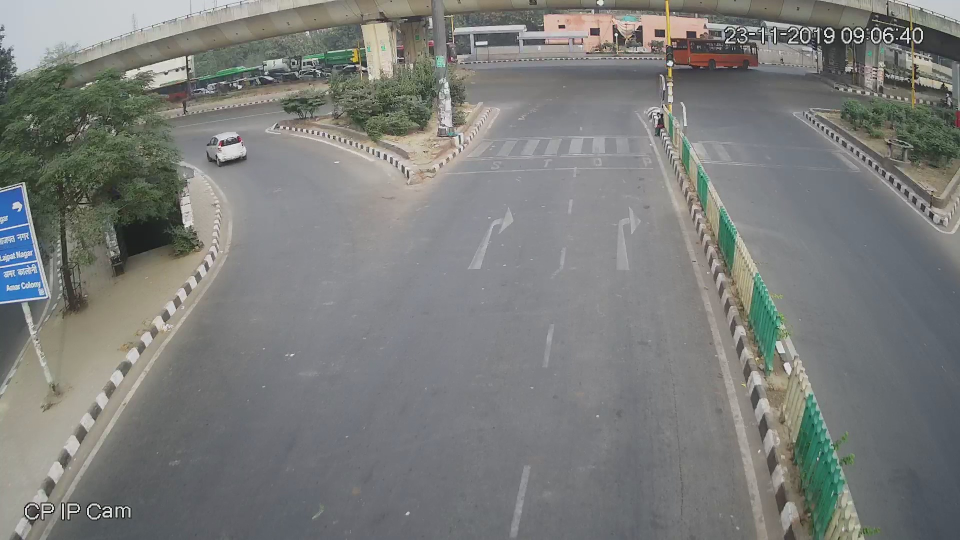
//> input picture empty.jpg, 1920 x 1080 px (shown at 1/2 size)
$ ./density   (built with g++ and OpenCV 4)
//> lines starting //> are read from the running program, lines starting //| are printed output that depends on the picture
#include <iostream>
#include <sstream>
#include <opencv2/imgcodecs.hpp>
#include <opencv2/imgproc.hpp>
#include <opencv2/videoio.hpp>
#include <opencv2/highgui.hpp>
#include <opencv2/video.hpp>
#include<fstream>
using namespace cv;
using namespace std;

vector<Point2f> userparameter;							// To store the points clicked by user
void mousefunction(int event,int x,int y,int flags,void* parameters)		// To record every left click
{
	if(event == EVENT_LBUTTONDOWN)
		userparameter.push_back(Point2f(x,y));
}

int main(int argc, char* argv[])
{
	Mat background;
	background = imread("./empty.jpg");
//> background is the input picture: 1080 rows x 1920 cols, CV_8UC3; mean B, G, R 122.8, 125, 123.3
	if(!background.data)
	{
		cout<<"Image not found, you can download from https://www.cse.iitd.ac.in/~rijurekha/cop290_2021/empty.jpg or https://www.cse.iitd.ac.in/~rijurekha/cop290_2021/traffic.jpg or simply name path variable in code \n";
		return -1;
	}

	imshow("Original Frame",background);
	int parameter = 50;							// max number of mouse calls
  	setMouseCallback("Original Frame",mousefunction,&parameter);
  	waitKey(0);								// press any key to proceed
//> the left mouse button is pressed and released at (480, 270)
//> the left mouse button is pressed and released at (1440, 270)
//> the left mouse button is pressed and released at (1440, 810)
//> the left mouse button is pressed and released at (480, 810)
  	destroyAllWindows();							// destroyes all opened windows

  	if(userparameter.size()<4)						// ensures 4 points are considered
  	{
  		cout<<"Lesser points selected than expected.. Terminating";
  		return -1;
  	}
  	if(userparameter.size()>4)
  	{
  		cout<<"More points selected than expected.. Taking first four points into account";
  	}
  	userparameter.resize(4);

	vector<Point2f> finalparameter;					//vector for destination coordinates
	finalparameter.push_back(Point2f(472,52));
	finalparameter.push_back(Point2f(472,830));
	finalparameter.push_back(Point2f(800,830));
	finalparameter.push_back(Point2f(800,52));

	Mat back_homo,back_final;					// intermediate homographic image,final cropped image
	Mat matrix = getPerspectiveTransform(userparameter,finalparameter);
	warpPerspective(background,back_homo,matrix,background.size());
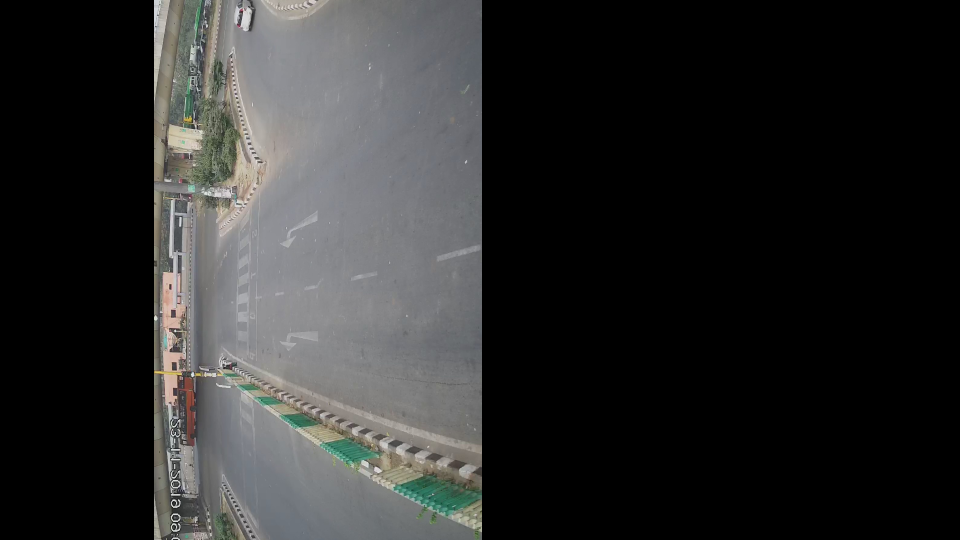
//> back_homo: 1080 rows x 1920 cols, CV_8UC3 (shown at 1/2 size); mean B, G, R 43.4, 43.7, 43.4
	Rect crop_region(472,52,328,778);
	back_final = back_homo(crop_region);
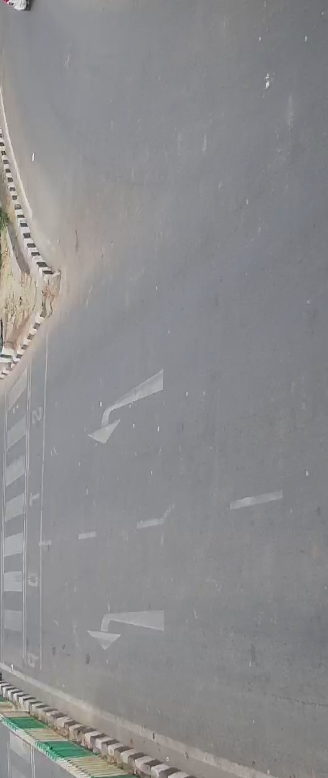
//> back_final: 778 rows x 328 cols, CV_8UC3; mean B, G, R 141.6, 139.9, 140.1
	destroyAllWindows();

	VideoCapture cap("./trafficvideo.mp4");

	bool done = true;
	float framenum = 0;
	float queue_density = 0;
	float dynamic_density = 0;
	//int avg_queue = 0;
	//int avg_dynamic = 0;

	Scalar pixels;
	Scalar dynamic_pixels;
	Mat previous_frame = back_final;

	//ofstream myfile("./out.txt");			To save csv in out.txt
	cout<<"Sec,Queue,Dynamic"<<endl;

	while(done)
	{
		Mat frame,frame_homo,frame_final;
	    	done = cap.read(frame);
	    	if(!done) break;

	    	warpPerspective(frame,frame_homo,matrix,frame.size());
	    	frame_final = frame_homo(crop_region);

	    	Mat img = abs(frame_final - back_final) > 50;		//Substract background and consider part with diff grater than 50
	    	Mat dynamic_img = abs(frame_final - previous_frame)>50;//Substract previous frame and consider part with diff greaer than 50
	    	previous_frame = frame_final;							//Set current frame to be previous for next frame

	    	pixels = sum(img);
	    	dynamic_pixels = sum(dynamic_img);

	    	queue_density = ((pixels[0]+pixels[1]+pixels[2]));		//We assumed queue density will be proportional to number of poxels that are different in the 2 images
	    	dynamic_density = (dynamic_pixels[0]+dynamic_pixels[1]+dynamic_pixels[2]);//And dynamic density will be proportional to the pixels that are changed in the 2 consecutive frames

			cout<<framenum/15<<fixed<<','<<queue_density/5<<','<<dynamic_density<<endl;
	    	//if(framenum == 5175) imwrite("empty.jpg",frame); 			 For capturing empty frame
	    	imshow("vid", img);
	    	imshow("vid_dynamic", dynamic_img);
		if (waitKey(10) == 27)
		{
			cout << "Esc key is pressed by user. Stopping the video" << endl;
		   	break;
		}

		framenum = framenum+1;
	}
	myfile.close();
//> (this line was passed over: myfile is not available in this run)
	return 0;
}

$ run again, with traffic.jpg copied over empty.jpg
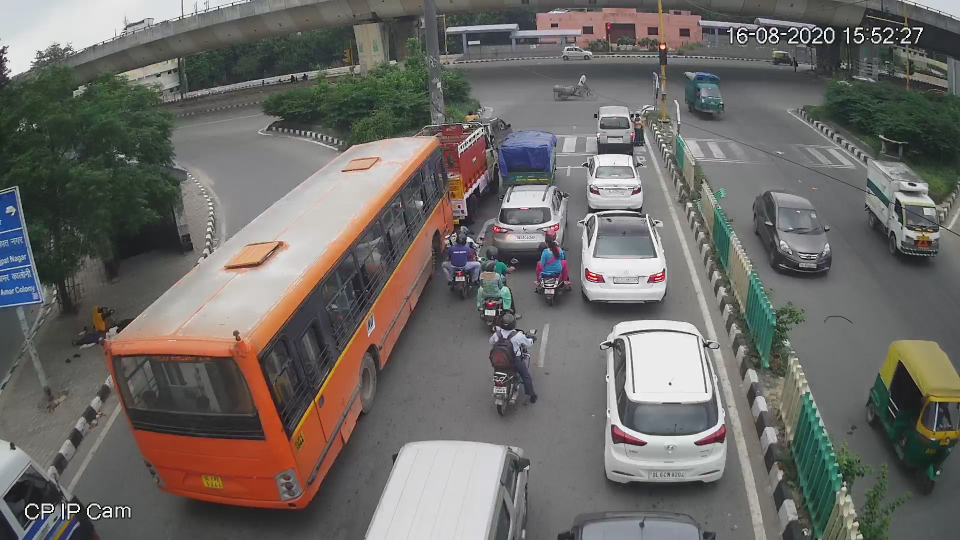
//> input picture traffic.jpg, 1920 x 1080 px (shown at 1/2 size)
//> background is the input picture: 1080 rows x 1920 cols, CV_8UC3; mean B, G, R 102.5, 106.2, 109.1
//> `warpPerspective(background,back_homo,matrix,background.size());`:
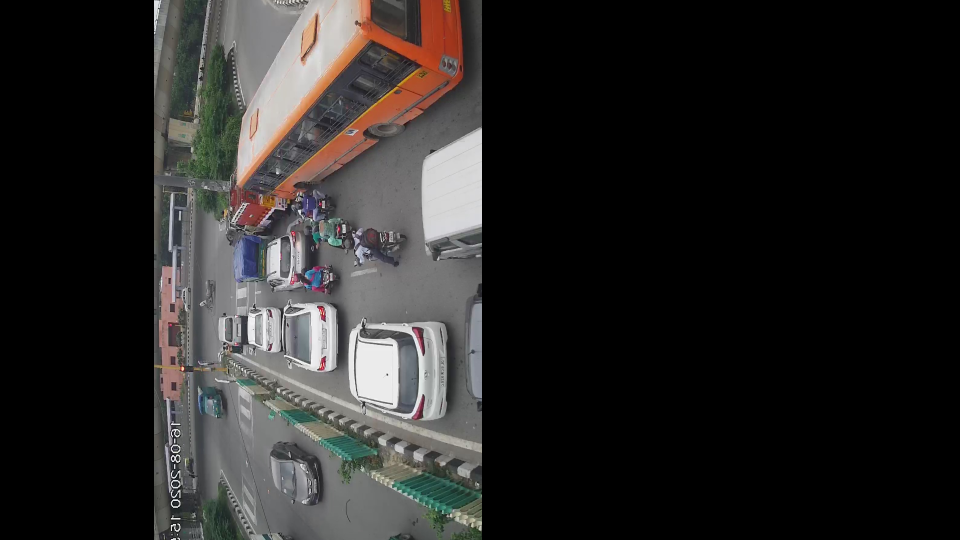
//> back_homo: 1080 rows x 1920 cols, CV_8UC3 (shown at 1/2 size); mean B, G, R 37.6, 38.6, 40.2
//> `back_final = back_homo(crop_region);`:
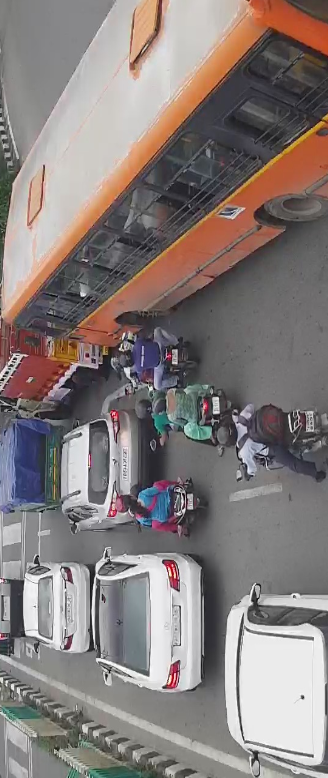
//> back_final: 778 rows x 328 cols, CV_8UC3; mean B, G, R 123, 124.9, 134.1
